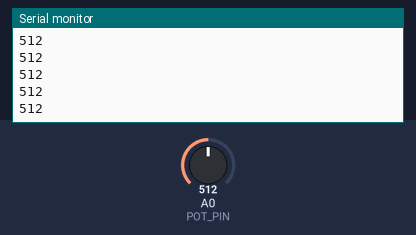
The sketch below on a simulated Arduino Uno, built with avr-gcc and run on an emulated ATmega328P. Parts: the last lines printed to the serial monitor. The test bench sets the inputs (shaded band); at power-on: A0 (POT_PIN) = 512.

Above: at 1.2 s.
1.3 s: A0 (POT_PIN) set to 716
At 1.31 s:
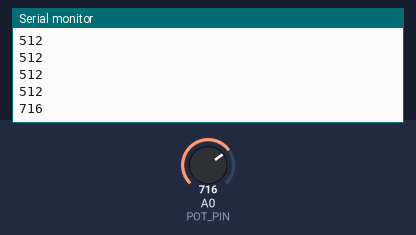
2.8 s: A0 (POT_PIN) set to 900
At 2.81 s:
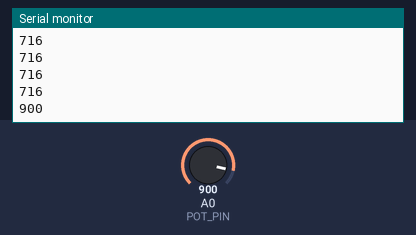
Timing chart, 0 to 5.8 s (numbered marks = the images above; inputs shaded):
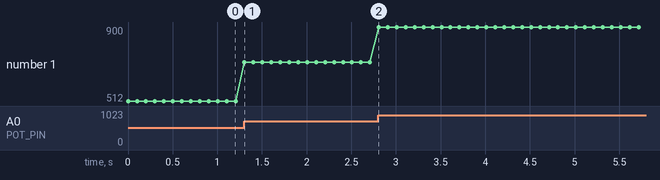

The sketch:

task1.ino
```cpp
#define POT_PIN A0

void setup() {
  Serial.begin(9600);
  pinMode(POT_PIN, INPUT);
}

void loop() {
  Serial.println(analogRead(POT_PIN));
  delay(100);
}
```

Measured:
- after the input at 1.3 s, the serial monitor: prints a new line at once (image 1)
- after the input at 2.8 s, the serial monitor: prints a new line at once (image 2)
- plotted number 1: 512 → 716 after the input at 1.3 s, 716 → 900 after the input at 2.8 s
